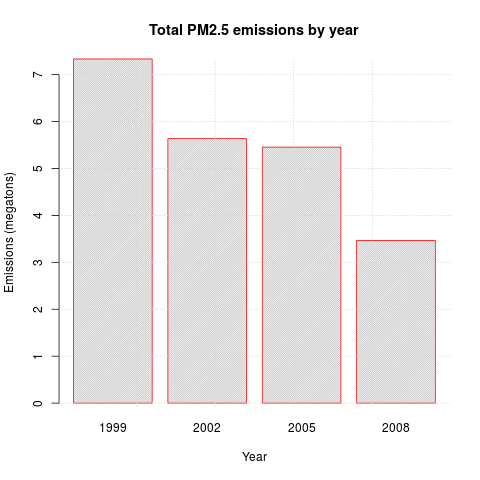

This chart was generated by the following R code:
#!/usr/bin/env Rscript

## Total PM2.5 emissions by year


rm(list = ls())
library(reshape2)
source("utils.R")

data <- prepareAndLoadData()


## summarize emissions by year

tbl <- dcast(data$NEI, year ~ NULL, value.var="Emissions", fun.aggregate=sum)
colnames(tbl) <- c("Year", "Emissions")


## plot data

png(filename = "plot1.png", width = 480, height = 480)
barplot(tbl$Emissions / 1e6, names.arg=tbl$Year, border="red", density=50,
        xlab="Year", ylab="Emissions (megatons)",
        main="Total PM2.5 emissions by year")
grid()
